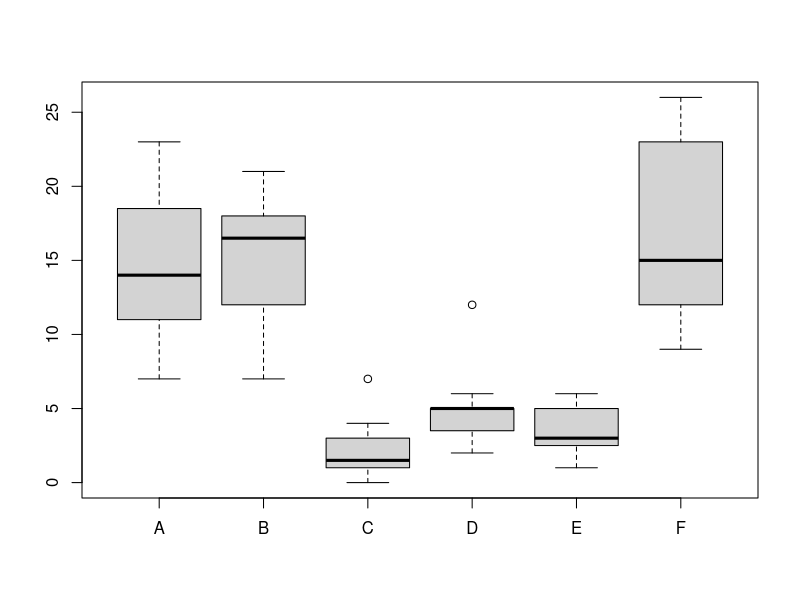

Source code (R): (Note: this script raises an error after producing the figure.)
head(InsectSprays)
class(InsectSprays)
class(InsectSprays$count)
boxplot(split(x=InsectSprays$count,f=InsectSprays$spray))


library(dplyr)
data(nym.2002, package="UsingR")
class(nym.2002$time)

males <- filter(nym.2002, gender=="Female")
females <- filter(nym.2002, gender=="Male")

hist(females[, "time"])

hist(males[, "time"])

boxplot(split(x=nym.2002$time,f=nym.2002$gender))


